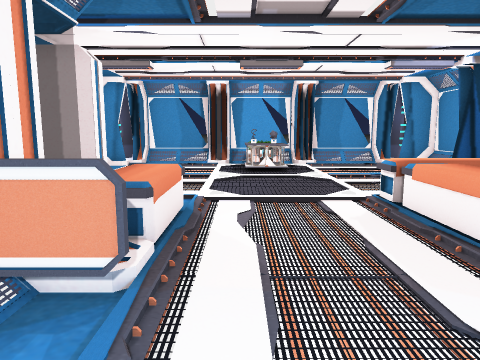
view 1 (above)

24 first-person views from a walk through a scene from a Unity 3-D project. The camera is 1.5 m above the floor, tilts 8° down and sees 70° across. The floor is counted in squares, 1 m on a side. Each view is taken from the middle of a square. On the plan, view 1 faces up. The plan holds only what a view shows up to about 16 squares ahead; the rest is blank. The place goes on beyond the plan. The player is left out. Some surface patterns are stand-ins.

view 2
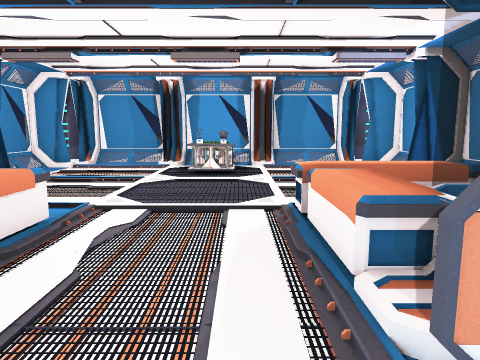

view 3
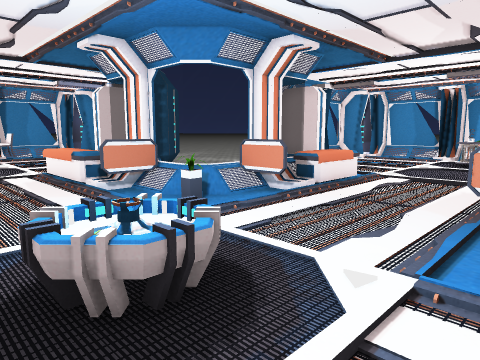

view 4
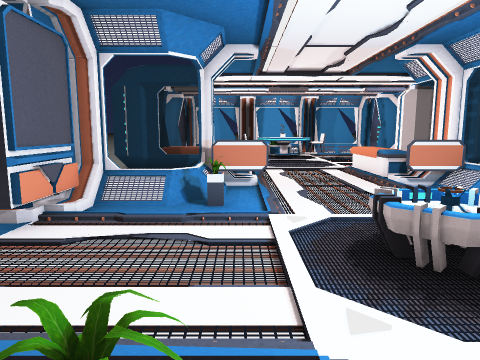

view 5
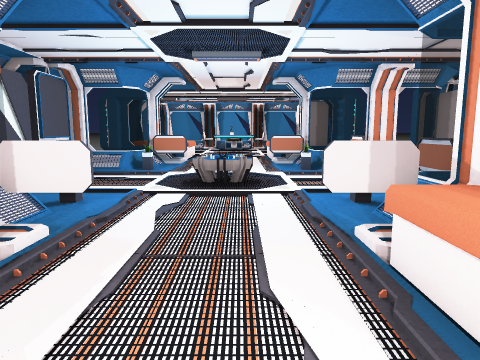

view 6
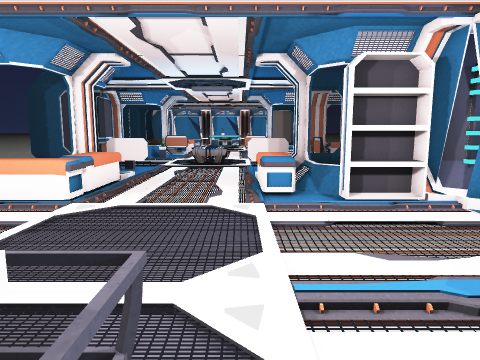

view 7
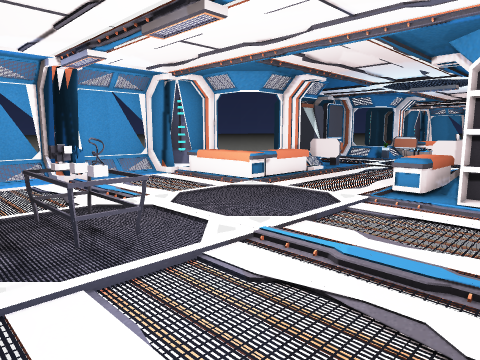

view 8
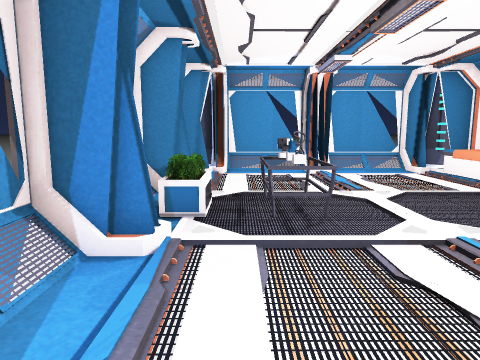

view 9
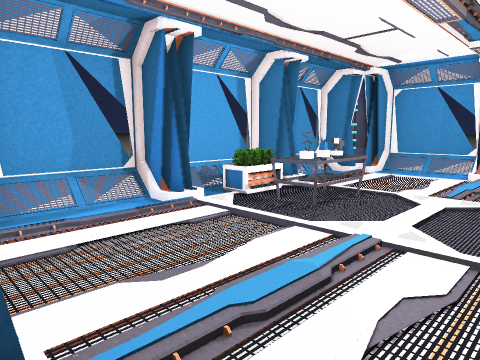

view 10
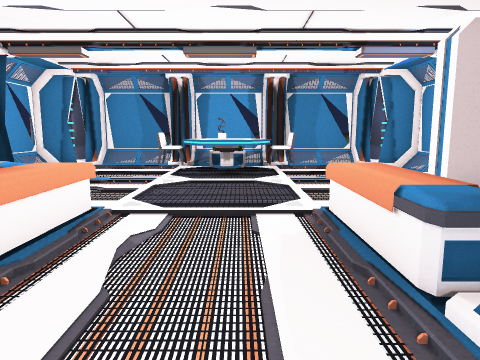

view 11
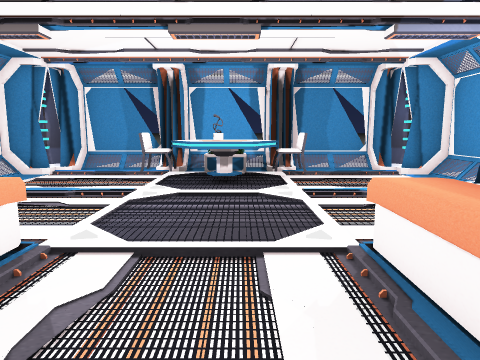

view 12
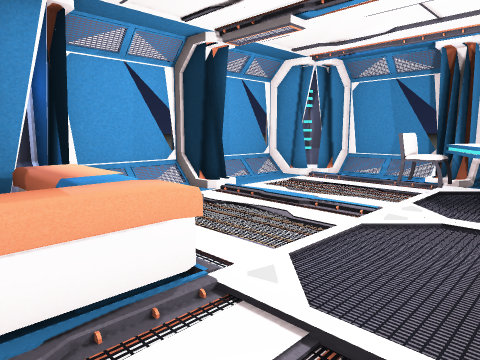

view 13
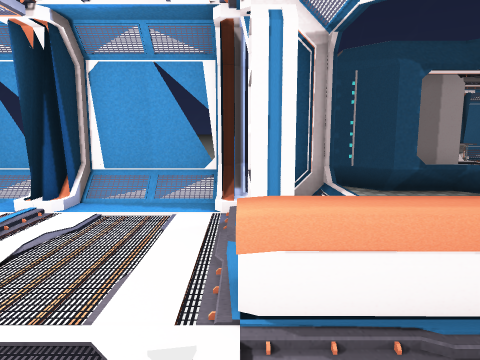

view 14
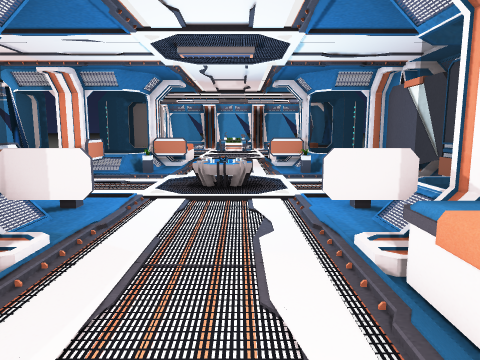

view 15
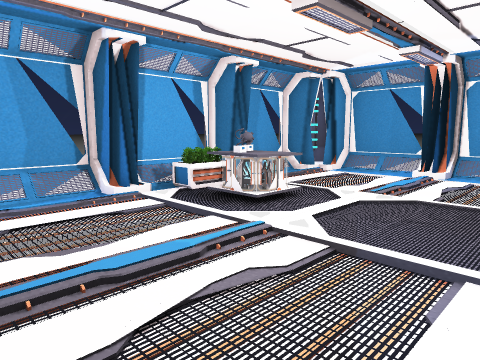

view 16
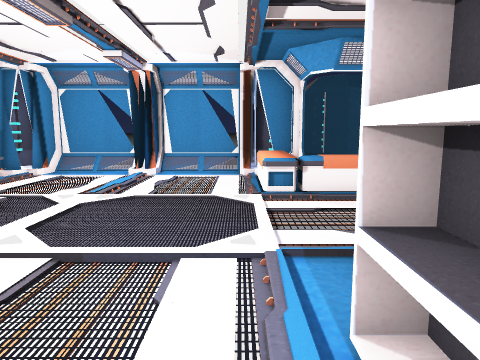

view 17
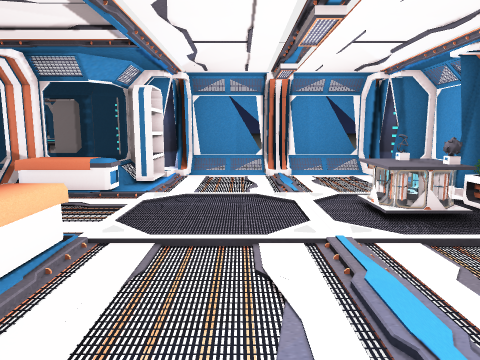

view 18
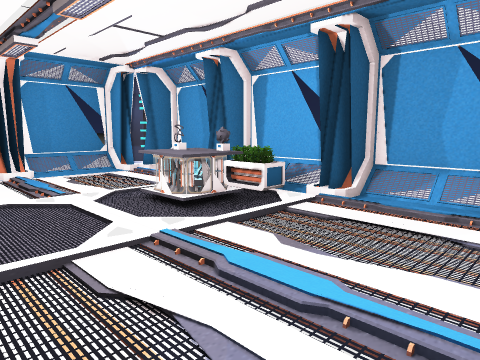

view 19
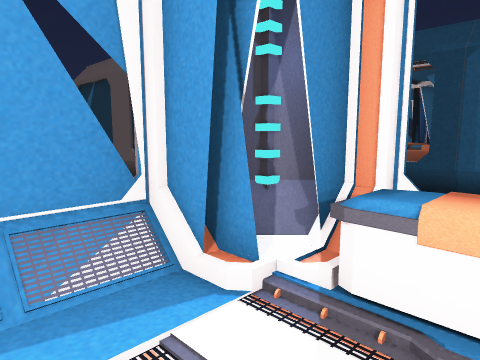

view 20
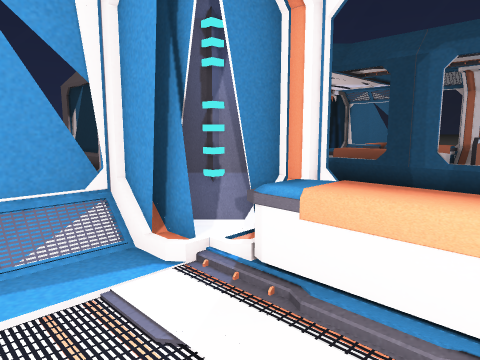

view 21
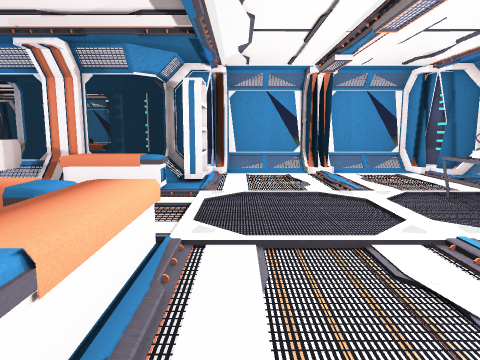

view 22
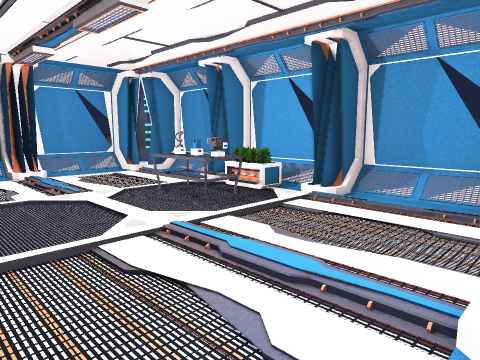

view 23
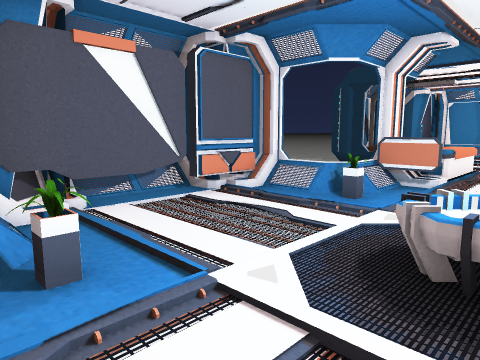

view 24
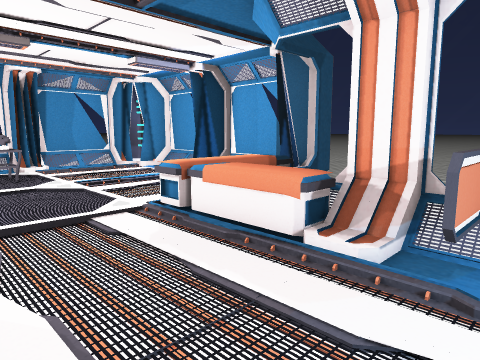

### Floor plan
Key: @ floor where view 1 was taken; # wall or solid block; . floor; / step, stairs or slope; = window, fence, low wall or low ledge; S shield; H shelf; B bed; P plant; C chair; R projector; I sign; T table; O other object.
Columns run from 19 left of view 1 to 21 right of it. Each row starts with its distance up from view 1.
 17               ##==##=###==#
 16              ##...#OOO#...##
 15             ##/....OOO..../##
 14             =/.....SSS...../=
 13             =/.....SSS...../=
 12             ##/.........../##
 11             ##/.........../##
 10             =/............./=
  9             =/............./=
  8             ##/.........../##
  7              ##HH.....BBBBB#
  6              .###BB...BB###
  5   ##==##==#     #BB...BB#     ##==##==#
  4  ##...#...##    #BB...BB#    ##...#...##
  3 ##/.......H##   ##..../##   ##H......./##
  2 =/........HH#   =OO...OO=   #HH......../=
  1 =/.........H ##==P.....P==###HH......../=
  0 ##/.C.....BBBB/O...@.....O/BBB......../##
 -1 ###.C.................................###
 -2 = OTTT.............RRR..............T.O =
 -3 = OTTT.............RRR..............T.O =
 -4 ##/.C................................./##
 -5 ##/.C.....BBBB/O.P.....P.O/BBBB......./##
 -6 =/........BB =#==/...../==#= BB......../=
 -7 =/....... BB#   =/...../=    BB......../=
 -8 ##/.....  BB#   ##II../##   #BB......./##
 -9  ##...#.  ##.    #######     ##...#...##
-10   #==##==##       #####       #==##==##

Where each view was taken, in squares from view 1:
view 1: 0 up, 0 right, facing up
view 2: 1 up, 2 right, facing up
view 3: 4 down, 4 right, facing up-left
view 4: 5 down, 5 right, facing left
view 5: 2 down, 11 right, facing left
view 6: 1 down, 18 right, facing left
view 7: 3 up, 19 right, facing down-left
view 8: 4 up, 18 right, facing down
view 9: 4 up, 13 right, facing down-right
view 10: 2 down, 3 left, facing left
view 11: 2 down, 5 left, facing left
view 12: 2 down, 7 left, facing down-left
view 13: 3 down, 9 left, facing up
view 14: 3 down, 9 left, facing right
view 15: 8 up, 5 left, facing up-right
view 16: 8 up, 5 left, facing right
view 17: 10 up, 8 right, facing left
view 18: 9 up, 7 right, facing up-left
view 19: 10 up, 5 right, facing down-right
view 20: 10 up, 4 right, facing down-right
view 21: 9 down, 12 right, facing up
view 22: 9 down, 12 right, facing up-right
view 23: 2 down, 5 right, facing down-left
view 24: 1 down, 5 right, facing down-right
